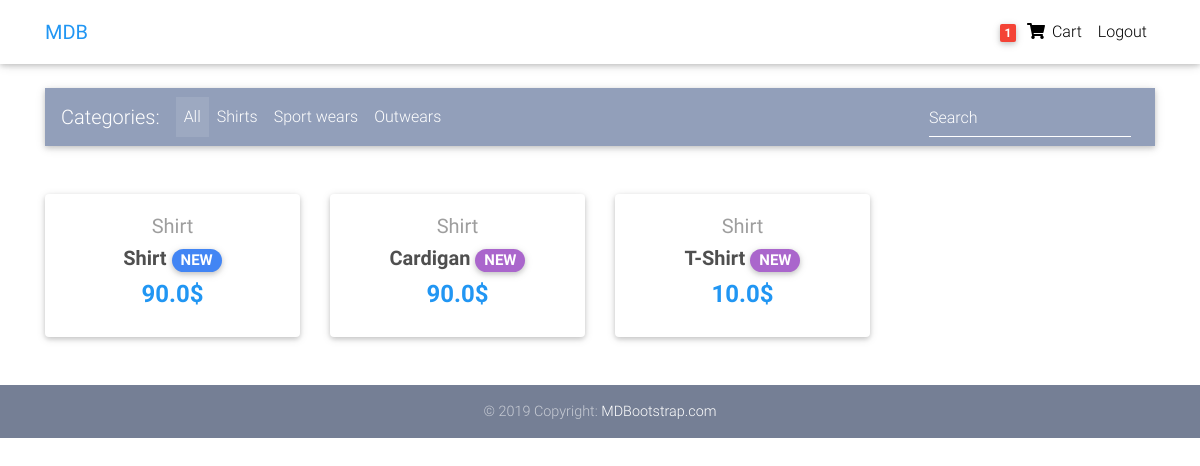
The app's page / (signed in) with its own data.
### core/models.py (models this page shows, shortened)
class Order(models.Model):
    user = models.ForeignKey(settings.AUTH_USER_MODEL, on_delete=models.CASCADE)
    items = models.ManyToManyField(OrderItem)
    start_date = models.DateTimeField(auto_now_add=True)
    ordered_date = models.DateTimeField()
    ordered = models.BooleanField(default=False)
    billing_address = models.ForeignKey('BillingAddress', on_delete=models.SET_NULL, blank=True, null=True)
    payment = models.ForeignKey('Payment', on_delete=models.SET_NULL, blank=True, null=True)

class Item(models.Model):
    title = models.CharField(max_length=100)
    price = models.FloatField()
    discount_price = models.FloatField(blank=True, null=True)
    category = models.CharField(choices=CATEGORY_CHOICES, max_length=2, default="S")
    label  = models.CharField(choices=LABEL_CHOICES, max_length=2, default="P")
    slug = models.SlugField()
    description = models.TextField()
    def get_absolute_url(self):
        return reverse("core:product", kwargs={"slug": self.slug })

### core/views.py (the view)
# urls.py: path('', HomeView.as_view(), name='home'),
class HomeView(ListView):
    model = Item
    paginate_by = 10
    template_name = "home.html"

### core/templatetags/cart_template_tags.py (called while the page is built)
@register.filter
def cart_item_count(user):
    if user.is_authenticated:
        qs = Order.objects.filter(user=user, ordered=False)
        if qs.exists():
            return qs[0].items.count()
    return 0

### templates/home.html (shortened to what this page needs)
{% extends "base.html" %}
{% load cart_template_tags %}
{% block content %}
<main>
  <div class="container">
    <nav class="navbar navbar-expand-lg navbar-dark mdb-color lighten-3 mt-3 mb-5">
      <span class="navbar-brand">Categories:</span>
      <div class="collapse navbar-collapse" id="basicExampleNav">
        <ul class="navbar-nav mr-auto">
          <li class="nav-item active">
            <a class="nav-link" href="#">All
            </a>
          </li>
          <li class="nav-item">
            <a class="nav-link" href="#">Shirts</a>
          </li>
          <li class="nav-item">
            <a class="nav-link" href="#">Sport wears</a>
          </li>
          <li class="nav-item">
            <a class="nav-link" href="#">Outwears</a>
          </li>
        </ul>
        <form class="form-inline">
          <div class="md-form my-0">
            <input class="form-control mr-sm-2" type="text" placeholder="Search" aria-label="Search">
          </div>
        </form>
      </div>
    </nav>
    <section class="text-center mb-4">
      <div class="row wow fadeIn">
        {% for item in object_list %}
        <div class="col-lg-3 col-md-6 mb-4">
          <div class="card">
            <div class="card-body text-center">
              <a href="" class="grey-text">
                <h5>{{ item.get_category_display }}</h5>
              </a>
              <h5>
                <strong>
                  <a href="{{ item.get_absolute_url }}" class="dark-grey-text">{{ item.title }}
                    <span class="badge badge-pill {{ item.get_label_display }}-color">NEW</span>
                  </a>
                </strong>
              </h5>
              <h4 class="font-weight-bold blue-text">
                {% if item.discount_price %}
                <strong>{{ item.discount_price }}$</strong>
                {% else %}
                <strong>{{ item.price }}$</strong>
                {% endif %}
              </h4>
            </div>
          </div>
        </div>
        {% endfor %}
      </div>
    </section>
  </div>
</main>
<footer class="page-footer text-center font-small mt-4 wow fadeIn">
  <div class="footer-copyright py-3">
    © 2019 Copyright:
    <a href="https://mdbootstrap.com/education/bootstrap/" target="_blank"> MDBootstrap.com </a>
  </div>
</footer>
{% endblock content %}

### templates/base.html (shortened to what this page needs)
<!DOCTYPE html>
{% load static %}
{% load cart_template_tags %}
<html lang="en">
<head>
  <link rel="stylesheet" href="https://use.fontawesome.com/releases/v5.11.2/css/all.css">
  <link href="{% static 'css/bootstrap.min.css' %}" rel="stylesheet">
  <link href="{% static 'css/mdb.min.css' %}" rel="stylesheet">
  <link href="{% static 'css/style.min.css' %}" rel="stylesheet">
</head>
<body>
<nav class="navbar fixed-top navbar-expand-lg navbar-light white scrolling-navbar">
  <div class="container">
    <a class="navbar-brand waves-effect" href="https://mdbootstrap.com/docs/jquery/" target="_blank">
      <strong class="blue-text">MDB</strong>
    </a>
    <div class="collapse navbar-collapse" id="navbarSupportedContent">
      <ul class="navbar-nav nav-flex-icons">
        {% if request.user.is_authenticated %}
        <li class="nav-item">
          <a href="{% url 'core:order-summary' %}" class="nav-link waves-effect">
            <span class="badge red z-depth-1 mr-1"> {{ request.user|cart_item_count }} </span>
            <i class="fas fa-shopping-cart"></i>
            <span class="clearfix d-none d-sm-inline-block"> Cart </span>
          </a>
        </li>
        <li class="nav-item">
          <a class="nav-link waves-effect" href="{% url 'account_logout' %}">
            <span class="clearfix d-none d-sm-inline-block"> Logout </span>
          </a>
        </li>
        {% endif %}
      </ul>
    </div>
  </div>
</nav>
<div class="mt-5 pt-4">
</div>
{% block content %}
{% endblock content %}
</body>
</html>

### templates/base.html (style rules this page uses)
html, body, header, .carousel { height: 60vh; }

### records on screen
Item: category "Shirt", title "Shirt", discount_price "90.0"
Item: category "Shirt", title "Cardigan", discount_price "90.0"
Item: category "Shirt", title "T-Shirt", discount_price "10.0"

### other values on screen
{{ request.user|cart_item_count }} "1"
